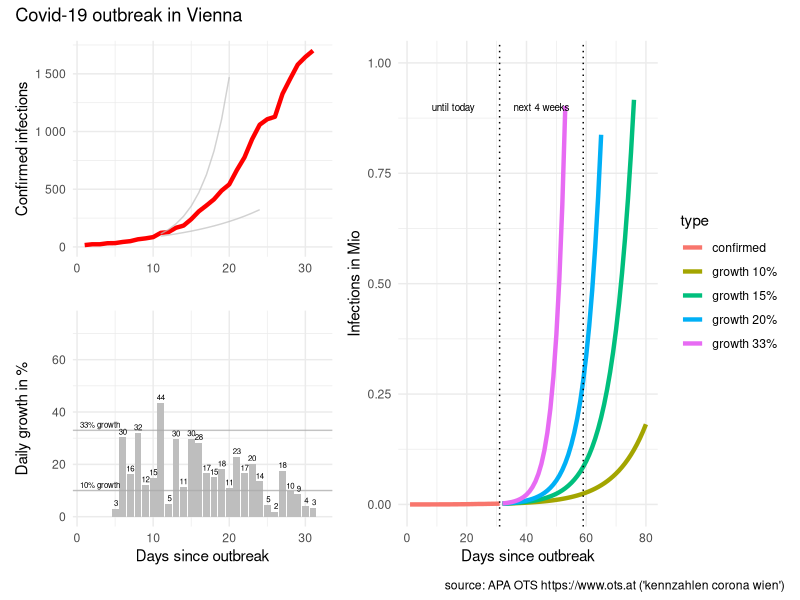
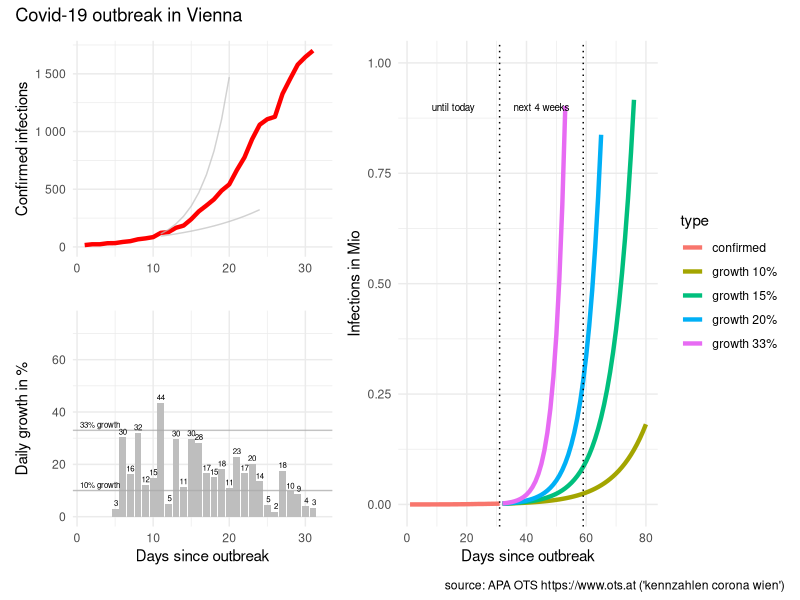

Generate these figures, in order, with R:
# packages
library(tidyverse)
library(scales)
library(patchwork)

# reported infections
# source: APA OTS (https://www.ots.at)
# keywords: "kennzahlen corona wien"
infected <- c(
   16, #"2020-03-05"
   23, #"2020-03-06"
   23, #"2020-03-07"
   32, #"2020-03-08"
   33, #"2020-03-09"
   43, #"2020-03-10"
   50, #"2020-03-11"
   66, #"2020-03-12"
   74, #"2020-03-13"
   85, #"2020-03-14"
  122, #"2020-03-15"
  128, #"2020-03-16"
  166, #"2020-03-17"
  185, #"2020-03-18"
  240, #"2020-03-19"
  308, #"2020-03-20"
  359, #"2020-03-21"
  413, #"2020-03-22"
  488, #"2020-03-23"
  542, #"2020-03-24"
  666, #"2020-03-25"
  776, #"2020-03-26"
  933, #"2020-03-27"
 1059, #"2020-03-28"
 1107, #"2020-03-29"
 1128, #"2020-03-30"
 1327, #"2020-03-31"
 1456, #"2020-04-01"
 1580, #"2020-04-02"
 1646, #"2020-04-03"
 1701 
)

# prepare data
data <- tibble(infected = infected)

data <- data %>% 
  mutate(type = "confirmed",
         day = row_number()) %>% 
  arrange(day) %>% 
  mutate(new_abs = infected - lag(infected),
         new_pct = new_abs / lag(infected) * 100)

# predict
predict_corona <- function(data, infection_rate, days)  {
  
  future <- seq(from = max(data$day) + 1, to = max(data$day)+days-1)
  infected_all <- NULL
  infected_act <- max(data$infected)
  infected_predict <- NULL
  for (i in seq_along(future))  {
    infected_act <- infected_act * infection_rate
    infected_all <- c(infected_all, infected_act)
  }
  
  data2 <- tibble(type = paste0("growth ", (infection_rate-1)*100,"%"),
                  day = future, 
                  infected = infected_all)
  data2
  
} # predict_corona

# predict for different growth
predict_days <- 50 #57

data_50 <- data %>% 
  predict_corona(infection_rate = 1.50, days = predict_days)

data_40 <- data %>% 
  predict_corona(infection_rate = 1.40, days = predict_days)

data_33 <- data %>% 
  predict_corona(infection_rate = 1.33, days = predict_days)

data_20 <- data %>% 
  predict_corona(infection_rate = 1.20, days = predict_days)

data_15 <- data %>% 
  predict_corona(infection_rate = 1.15, days = predict_days)

data_10 <- data %>% 
  predict_corona(infection_rate = 1.10, days = predict_days)

# combine dataset
data_plot <- data %>% 
  bind_rows(data_33, data_20, data_15, data_10)


# visualise data
# infected
last_day <- length(data$infected)
p0 <- data_plot %>% 
  mutate(infected_M = infected / 1000000) %>%
  ggplot(aes(day, infected_M, color = type)) + 
  geom_line(size = 1.5) +
  geom_vline(xintercept = c(last_day, last_day + 28), 
             linetype = "dotted") +
  ylim(0,1) +
  xlab("Days since outbreak") +
  ylab("Infections in Mio") + 
  #ggtitle("Covid-19 outbreak in Vienna") +
  theme_minimal()+
  annotate("text", last_day/2, 0.9, 
           label = "until today", size = 2.5) +
  annotate("text", last_day+14, 0.9, 
           label = "next 4 weeks", size = 2.5)

#############################################

# data for reference line 33% growth (Austria)
data_line_start <- tibble(
  day = 10,
  infected = 85
)

# predict 10%/33% growth (days since 50 cases)
data_line10 <- predict_corona(
  data_line_start,
  infection_rate = 1.10,
  days = 15)

data_line33 <- predict_corona(
  data_line_start,
  infection_rate = 1.33,
  days = 15)

# infected
p1 <- data %>% 
  mutate(infected_M = infected / 1000000) %>% 
  ggplot(aes(day, infected)) + 
  geom_line(size = 1.5, color = "red") +
  geom_line(data = data_line10, 
            aes(day,infected), color = "grey", alpha = 0.7) +
  geom_line(data = data_line33, 
            aes(day,infected), color = "grey", alpha = 0.7) +
  xlim(c(1,length(infected)+1)) +
  #ylim(0,max(infected)) +
  scale_y_continuous(labels=function(x) format(x, big.mark = " ", scientific = FALSE),
                     limits=c(0,max(infected)) ) +
  #  xlab("Days since outbreak") +
  xlab("") +
  ylab("Confirmed infections") + 
#  ggtitle("Covid-19 outbreak in Vienna") +
  theme_minimal()
  
# daily growth infected
p2 <- data %>% 
  filter(day >= 5) %>% 
  ggplot(aes(day, new_pct)) +
  geom_col(fill = "grey") +
  geom_hline(yintercept = 10, color = "darkgrey", alpha = 0.7) +
  geom_hline(yintercept = 33, color = "darkgrey", alpha = 0.7) +
  geom_text(aes(day, new_pct, 
                label = paste0(format(new_pct, digits=1))),
            size = 2, vjust = "bottom", nudge_y = 1) +
  xlim(c(1,length(infected)+1)) +
  ylim(c(0,75)) +
  xlab("Days since outbreak") +
  ylab("Daily growth in %") + 
#  ggtitle("Covid-19 outbreak in Vienna") +
  theme_minimal() +
  annotate("text", 3, 10+1, 
           label = "10% growth",
           size = 2,vjust = "bottom")  +
  annotate("text", 3, 33+1, 
           label = "33% growth",
           size = 2,vjust = "bottom") 
  

# combine plots
p <- ((p1 / p2) | p0) + plot_annotation('Covid-19 outbreak in Vienna',
                            caption = "source: APA OTS https://www.ots.at ('kennzahlen corona wien')")
# plot
p

# save plot
p %>% ggsave(filename = "covid-19-vienna.png", 
             device = "png",
             width = 7, height = 4)
